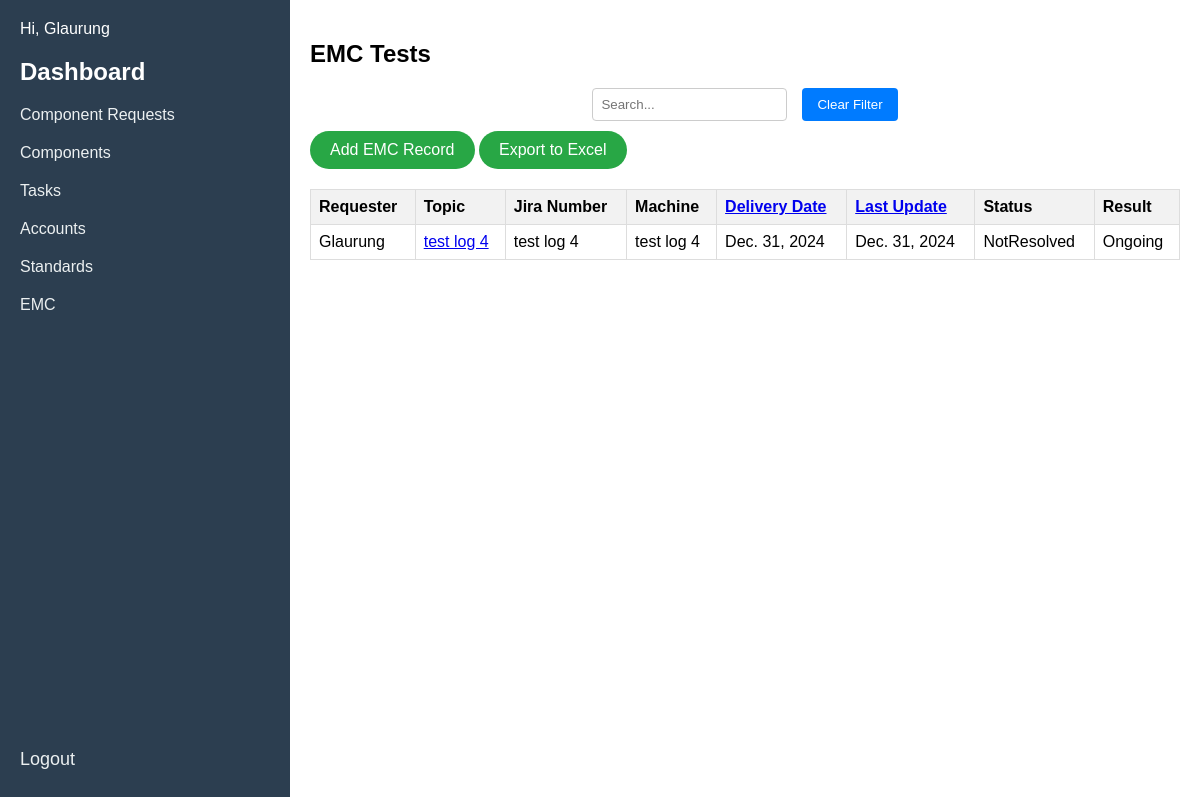
The page /UserAuth/EMC/ (signed in) on the database as committed earlier.
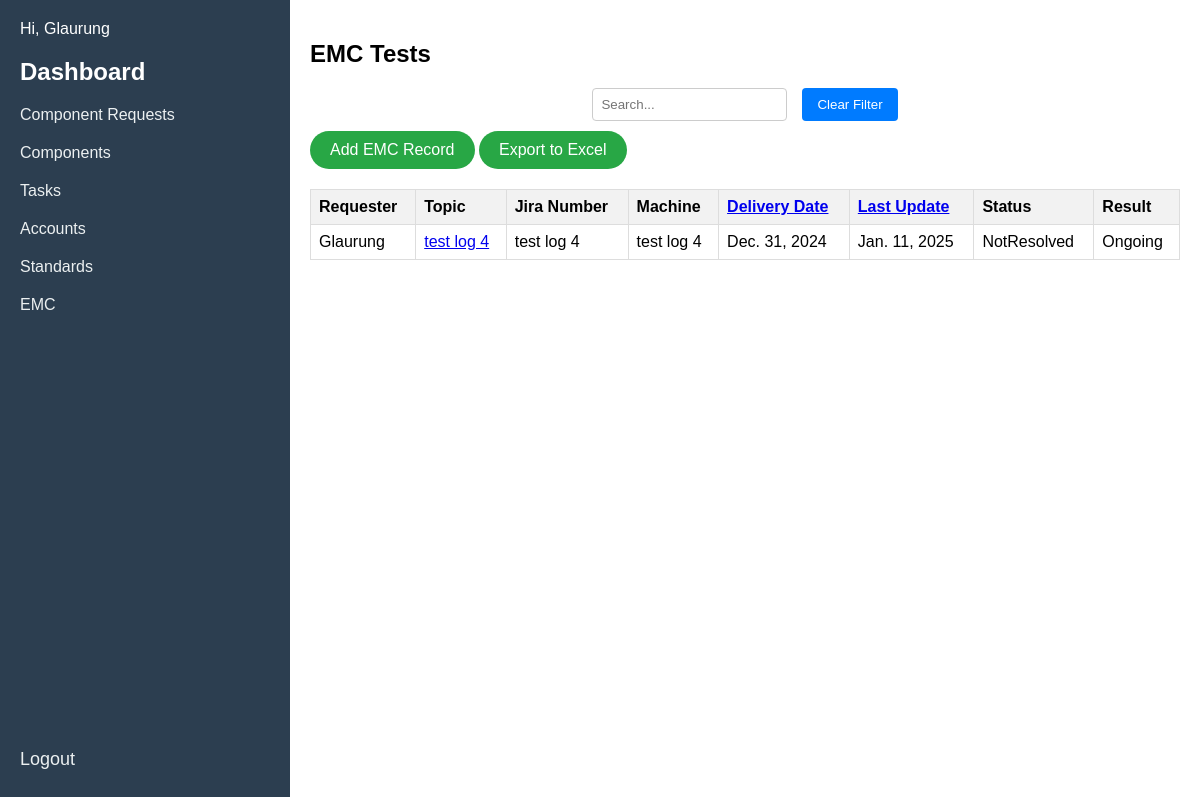
The same page on the database as committed later.
### Tasks/models.py (models this page shows, shortened)
class EMC(models.Model):
    Requester = models.ForeignKey("auth.User",on_delete = models.PROTECT,default = 1,verbose_name='Talep Eden',related_name='emc_Requester')
    Topic = models.CharField(max_length=100,verbose_name="Test")
    Notes = models.TextField(verbose_name="Notlar",blank=True,null=True)
    Number = models.CharField(max_length=100,verbose_name="Test Numarası")
    Machine = models.CharField(max_length=100,verbose_name="Test Makinesi")
    Delivery_Date = models.DateField(verbose_name="Teslim Tarihi",auto_now_add=True)
    Update_Date = models.DateField(auto_now=True,verbose_name="Son Güncelleme")
    Status_Chocies = [("NotResolved","Tamamlanmadı"),("Ongoing","Devam Ediyor"),("Finished","Tamamlandı"),("Pending","Beklemede"),("Cancelled","İptal Edildi")]
    Status = models.CharField(max_length=100,verbose_name="Durum",choices=Status_Chocies,default="NotResolved")
    Result_Choices = [("Pass","Geçti"),("Fail","Başarısız"),("Ongoing","Devam Ediyor")]
    Test_link = models.CharField(verbose_name="Test Linki",blank=True,null=True,max_length=200)
    Result = models.CharField(max_length=100,verbose_name="Sonuç",choices=Result_Choices)
    EUT_Description = models.FileField(upload_to=emc_upload_to,verbose_name="EUT File",null=True,blank=True)

### UserAuth/views.py (the view)
# urls.py: path('EMC/', views.EMC_table, name='EMC_table'),
@login_required(login_url='UserAuth:login')
def EMC_table(request):
    sort_by = request.GET.get('sort_by', 'Update_Date')
    order = request.GET.get('order', 'desc')
    if order == 'asc':
        EMC_datas = EMC.objects.all().order_by(sort_by)
    else:
        EMC_datas = EMC.objects.all().order_by(f'-{sort_by}')
    context = {
        'EMC_datas': EMC_datas,
        'current_order': order
    }
    return render(request,'EMC_records.html', context=context)

### templates/EMC_records.html (shortened to what this page needs)
<!DOCTYPE html>
<html lang="en">
<head>
</head>
<body>
    <div class="sidebar">
        <div>
            <p>Hi, {{ user.username }}</p>
            <h2>Dashboard</h2>
            <a href="{% url 'UserAuth:component_requests' %}">Component Requests</a>
            <a href="{% url 'UserAuth:component' %}">Components</a>
            <a href="#" onclick="loadContent('tasks')">Tasks</a>
            <a href="{% url 'UserAuth:accounts' %}">Accounts</a>
            <a href="#" onclick="toggleSubtopics('standards')">Standards</a>
            <a href="#" onclick="showTable('EMC')">EMC</a>
        </div>
        <div>
            <form action="{% url 'UserAuth:logout' %}" method="post">
                <button type="submit">Logout</button>
            </form>
        </div>
    </div>
    <div class="main-content" id="main-content">
        <div id="EMCTable" class="table-container">
            <h2>EMC Tests</h2>
            <div class="filter-container">
                <input type="text" id="filterInput" placeholder="Search..." onkeyup="filterTable()">
                <button type="button" onclick="clearFilter()">Clear Filter</button>
            </div>
            <a href="{% url 'UserAuth:add_EMC' %}" class="add-button">Add EMC Record</a>
            <a href="{% url 'UserAuth:cp_export_csv' %}" class="export-button">Export to Excel</a>
            <table id="EMCTable">
                <tr>
                    <th>Requester</th>
                    <th>Topic</th>
                    <th>Jira Number</th>
                    <th>Machine</th>
                    <th>
                        <a href="?sort_by=Delivery_Date&order={% if current_order == 'asc' %}desc{% else %}asc{% endif %}">
                            Delivery Date
                        </a>
                    </th>
                    <th>
                        <a href="?sort_by=Update_Date&order={% if current_order == 'asc' %}desc{% else %}asc{% endif %}">
                            Last Update
                        </a>
                    </th>
                    <th>Status</th>
                    <th>Result</th>
                </tr>
                {% for request in EMC_datas %}
                <tr>
                    <td>{{ request.Requester }}</td>
                    <td><a href="{% url 'UserAuth:edit_EMC' request.id %}">{{ request.Topic}}</a></td>
                    <td>{{ request.Number }}</td>
                    <td>{{ request.Machine }}</td>
                    <td>{{ request.Delivery_Date }}</td>
                    <td>{{ request.Update_Date }}</td>
                    <td>{{ request.Status }}</td>
                    <td>{{ request.Result }}</td>
                </tr>
                {% endfor %}
            </table>
        </div>
    </div>
    </body>
    </html>

Rows that differ between the two databases and show on the page:
changed EMC "test log 4": Update_Date "Dec. 31, 2024" → "Jan. 11, 2025"
